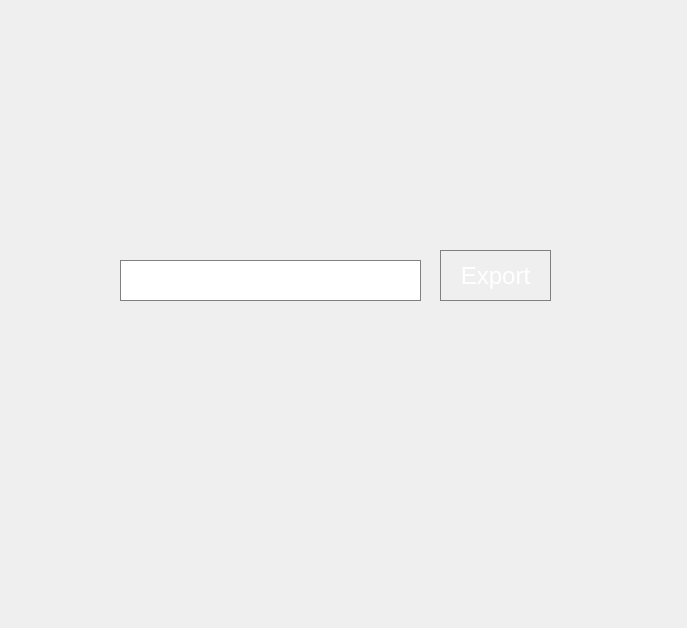
<?xml version="1.0" encoding="UTF-8"?>
<ui version="4.0">
 <class>Export</class>
 <widget class="QWidget" name="Export">
  <property name="geometry">
   <rect>
    <x>0</x>
    <y>0</y>
    <width>687</width>
    <height>628</height>
   </rect>
  </property>
  <property name="windowTitle">
   <string>Form</string>
  </property>
  <property name="styleSheet">
   <string notr="true">background:'#0a2634';</string>
  </property>
  <widget class="QComboBox" name="exportType">
   <property name="geometry">
    <rect>
     <x>120</x>
     <y>260</y>
     <width>301</width>
     <height>41</height>
    </rect>
   </property>
   <property name="font">
    <font>
     <pointsize>-1</pointsize>
    </font>
   </property>
   <property name="autoFillBackground">
    <bool>false</bool>
   </property>
   <property name="styleSheet">
    <string notr="true">QComboBox {
    background:&quot;#0a2634&quot;;
    border:1px solid gray;
    color:white;
    outline: none;
    padding-left:0px;
	font-size:20px;
   }
   QComboBox::drop-down {
    
        border:0px;
        margin-right:10px;

    }
    QComboBox::down-arrow {
        image: url(&quot;:/images/res/images/dropdown.png&quot;);
    }
    QComboBox:pressed {
        background: &quot;#0b1d2c&quot;; 
    }
    QComboBox:focus:pressed {
        background: &quot;#003750&quot;;
     }
    QComboBox#changeTime:focus { 
        background: &quot;#0b1d2c&quot;; 
    }
    QComboBox:hover {
         background: &quot;#003750&quot;;
    }

    QComboBox:checked { 
       background: &quot;#0b1d2c&quot;;
    }
    QComboBox:checked:hover {
        background: &quot;#002d3&quot;;
 }
QComboBox:disabled { 
    background: &quot;#0a2634&quot;;
	color:gray;
 }
 QComboBox:item:hover{
	background-color: &quot;#0a2634&quot;;
	color: &quot;#0a2634&quot;;
}
QComboBox::item:selected {
backgrounds: &quot;#0045ff&quot;;
}

QComboBox QAbstractItemView::item{color: blue;}
QComboBox QAbstractItemView::item:hover{color: red;}
QComboBox QAbstractItemView::item:selected{background-color: green;}</string>
   </property>
  </widget>
  <widget class="QPushButton" name="exportButton">
   <property name="geometry">
    <rect>
     <x>440</x>
     <y>250</y>
     <width>111</width>
     <height>51</height>
    </rect>
   </property>
   <property name="font">
    <font>
     <pointsize>18</pointsize>
    </font>
   </property>
   <property name="styleSheet">
    <string notr="true">QPushButton { 
 background-color: &quot;#002d3f&quot;;
	border:1px solid gray;
	color:white;
	outline: none;
	padding:10px;
}

QPushButton:pressed {
   background-color: &quot;#002d3f&quot;;
border:1px solid gray;
	color:white;

}
QPushButton:focus:pressed { 
    background: &quot;#003750&quot;;
	border:1px solid #0adbf0;
	color:white;

 }
QPushButton:focus { 
   background-color: &quot;#002d3f&quot;;
	border:1px solid gray;
	color:white;

}
QPushButton:hover {
     background-color: &quot;#002d3f&quot;;
	border:1px solid #0adbf0;
 }
QPushButton:checked { 
     background-color: &quot;#002d3f&quot;;
border:1px solid gray;
	color:white;

 }
QPushButton:disabled { 
    background:'#0a2634';
color:gray;
border:1px solid gray;
 }
</string>
   </property>
   <property name="text">
    <string>Export</string>
   </property>
  </widget>
 </widget>
 <resources/>
 <connections/>
</ui>
